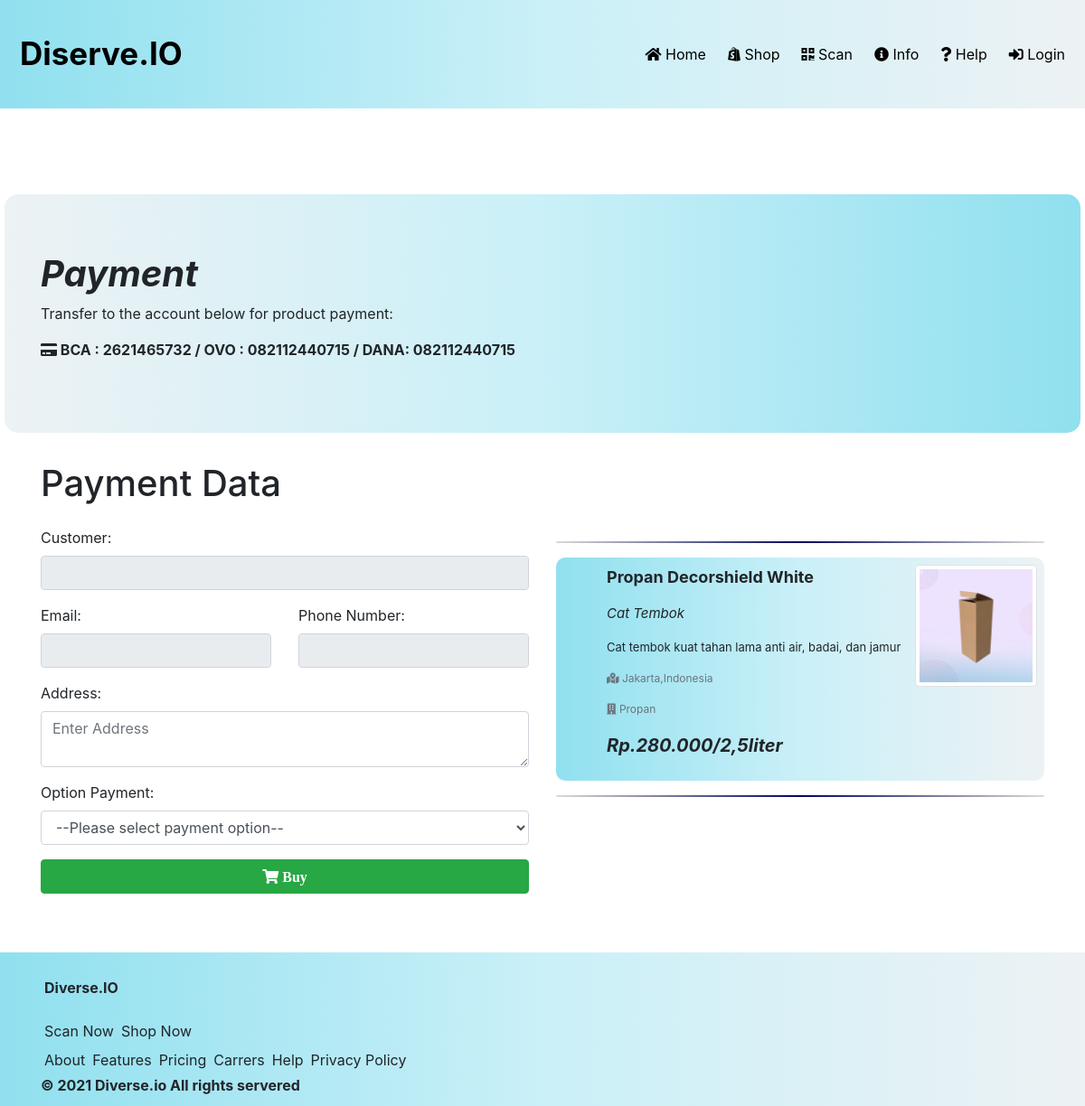
The page /payment.php?id_product=8 on the database its author committed.
### tables this page shows
CREATE TABLE `tb_product` (
  `id_product` int(11) NOT NULL,
  `category` int(11) NOT NULL,
  `product_name` varchar(50) NOT NULL,
  `product_price` varchar(255) NOT NULL,
  `company` varchar(50) NOT NULL,
  `location` varchar(50) NOT NULL,
  `product_decs` varchar(255) NOT NULL,
  `prdct_pos` varchar(255) NOT NULL,
  `prdct_nev` varchar(100) NOT NULL,
  `indication` int(11) NOT NULL,
  `qr_product` varchar(100) NOT NULL,
  `product_picture` varchar(100) NOT NULL
);

CREATE TABLE `tb_category` (
  `id_category` int(11) NOT NULL,
  `category` varchar(100) NOT NULL
);

### payment.php (the view, shortened to what this page needs)
<?php include ('templates/header.php'); ?>
<?php
$data = $conn->query("SELECT * FROM tb_product INNER JOIN tb_category ON tb_product.category = tb_category.id_category where id_product='".$_GET['id_product']."'");
?>
  <div style="margin-top:210px;padding:5px 5px;">
	<div class="jumbotron jumbotron-fluid animate__animated animate__backInLeft"
	style="  background-image:linear-gradient(to left, #90e0ef, #caf0f8, #edf2f4); border-radius:15px;">
	  <div class="container">
	    <h1><b><i>Payment</i></b></h1>
	    <p>Transfer to the account below for product payment:</p>
	    <p style="border-radius:5px; font-weight: bold;"> <i class="fas fa-credit-card"></i>
	    BCA : 2621465732 / OVO : 082112440715 / DANA: 082112440715
		</p>
	  </div>
	</div>
	<div class="container">
	<h1>Payment Data</h1>
		<div class="row mt-4">
			<div class="col-xl">
				<form action="payment_proses.php" method="POST">
					<div class="form-group">
						<label>Customer:</label>
						<input class="form-control" type="text" name="name" value="<?php echo $_SESSION['name_user'];?>" disabled>
					</div>
					<div class="row">
						<div class="col-md">
							<div class="form-group">
								<label>Email:</label>
								<input class="form-control" type="text" name="email" value="<?php echo $_SESSION['email'];?>" disabled>
							</div>
						</div>
						<div class="col-md">
								<div class="form-group">
								<label>Phone Number:</label>
								<input class="form-control" type="text" name="phone" value="<?php echo $_SESSION['phone'];?>" disabled>
							</div>
						</div>
					</div>
					<div class="form-group">
						<label>Address:</label>
						<textarea class="form-control justify" type="text" rows="2" name="pay_address" placeholder="Enter Address"></textarea>
					</div>
					<div class="form-group">
						<label>Option Payment:</label>
						<select class="form-control" name="pay_option">
							<option>--Please select payment option--</option>
						</select>
					</div>
			        <button type="submit" class="btn btn-success" name="confirm" value="submit" style="width:100%;">
			        	<i class="fas fa-shopping-cart"> Buy</i>
			        </button>
				</form>
			</div>
			<div class="col-xl">
				<hr style=" border: 0; height: 2px; border-radius:25px; background-image: linear-gradient(to right, #d9dcd6, #03045e, #d9dcd6);">
			    	<div class="d-flex pl-5" style="background-image:linear-gradient(to right, #90e0ef, #caf0f8, #edf2f4); border-radius:10px;">
			    <?php while($row = $data->fetch_assoc()) { ?>
					  <div class="p-2">
					  	<p style="font-size:18px;"><b><?= $row['product_name'];?></b></p>
					  	<p style="font-size:15px;"><i><?= $row['category'];?></i></p>
					  	<p class="max title" style="font-size:13px;"><?= $row['product_decs'];?></p>
					<p style="font-size:12px; color:#6c757d;"><i class="fas fa-map-marked-alt"></i> <?=$row ['location'];?></p>
					<p style="font-size:12px; color:#6c757d;"><i class="fas fa-building"></i> <?=$row ['company'];?></p>
					  	<p style="font-size:20px;"><b><i>Rp.<?= $row['product_price'];?></i></b></p>
					  </div>
					  <div class="p-2 flex-grow-1 text-center">
					  	<img class="img-thumbnail" src="assets/img/product/<?php echo htmlentities($row['product_picture']);?>" width="200">
					  </div>
					</div>
			    <?php }?>
			   	<hr style=" border: 0; height: 2px; border-radius:25px; background-image: linear-gradient(to right, #d9dcd6, #03045e, #d9dcd6);">
			</div>
		</div>
	</div>
	<div style="margin:20px 10px; height:20px;">
	</div>
  </div>
<?php include ('templates/footer.php'); ?>

### assets/css/style.css (style rules this page uses)
* { box-sizing: border-box; }
body { margin: 0; font-family: Arial, Helvetica, sans-serif; }
.justify { text-align: justify; }
button { outline: none !important; }
.max.title { white-space: nowrap; overflow: hidden; text-overflow: ellipsis; }

### rows shown on the page
tb_product: product_name "Propan Decorshield White", category.category "Cat Tembok", product_decs "Cat tembok kuat tahan lama anti air, badai, dan jamur", location "Jakarta,Indonesia", company "Propan", product_price "280.000/2,5liter", product_picture (picture)
